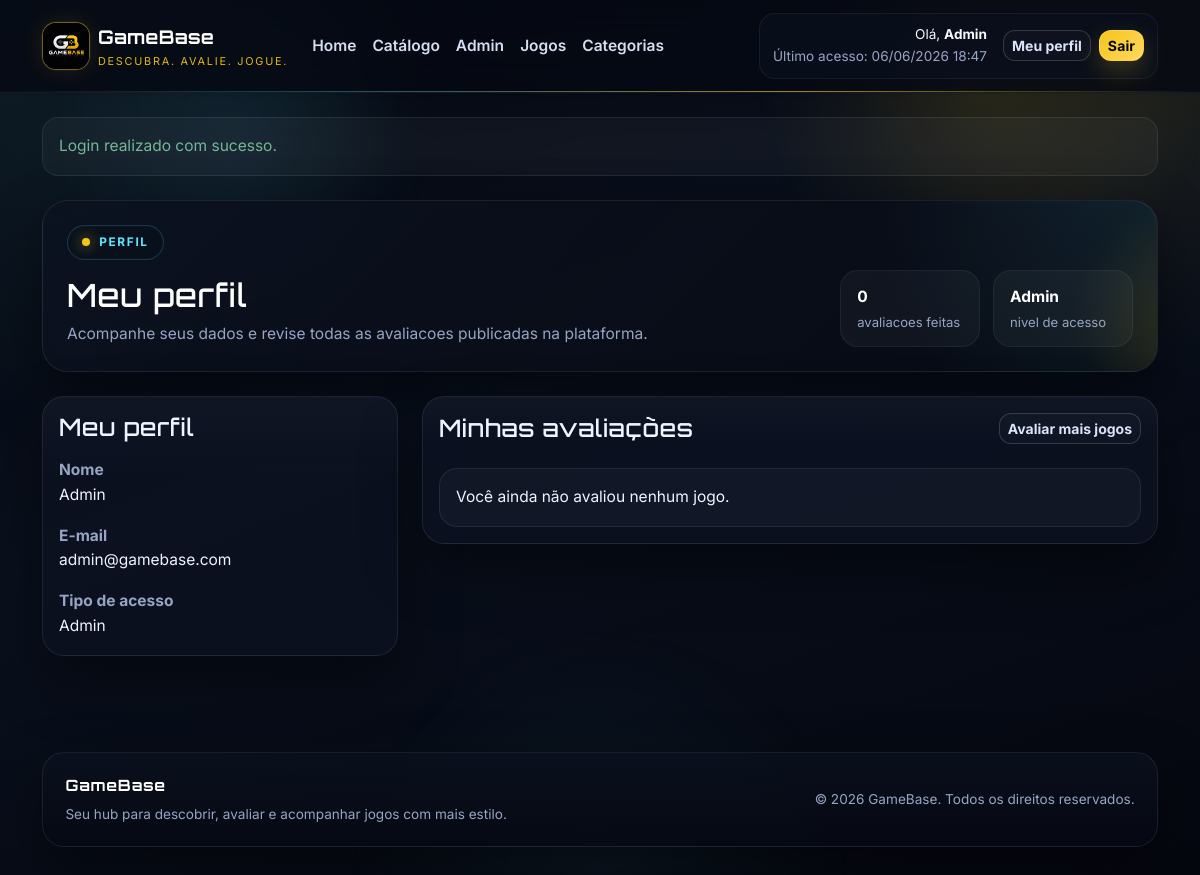
Page /index.php?page=perfil (signed in) on the committed database.
### tables this page shows
CREATE TABLE usuarios (
    id INT AUTO_INCREMENT PRIMARY KEY,
    nome VARCHAR(100) NOT NULL,
    email VARCHAR(150) NOT NULL UNIQUE,
    senha VARCHAR(255) NOT NULL,
    tipo ENUM('admin', 'usuario') DEFAULT 'usuario',
    lembrar_token VARCHAR(64) DEFAULT NULL,
    criado_em TIMESTAMP DEFAULT CURRENT_TIMESTAMP
);

### controllers/AuthController.php (called while the page is built, shortened)
<?php
class AuthController
{
    private Usuario $usuarioModel;
    private Avaliacao $avaliacaoModel;
    public function __construct()
    {
        $this->usuarioModel = new Usuario();
        $this->avaliacaoModel = new Avaliacao();
    }
    public function perfil(): void
    {
        $usuario = $this->usuarioModel->buscarPorId((int) $_SESSION['usuario_id']);
        $avaliacoes = $this->avaliacaoModel->listarPorUsuario((int) $_SESSION['usuario_id']);
        render('perfil.php', [
            'pageTitle' => 'Meu perfil',
            'usuario' => $usuario,
            'avaliacoes' => $avaliacoes,
        ]);
    }
}

### config/database.php (called while the page is built, shortened)
<?php
class Database
{
    private static ?PDO $connection = null;
    public static function getConnection(): PDO
    {
        if (self::$connection instanceof PDO) {
            return self::$connection;
        }
        $host = getenv("GAMEBASE_DB_HOST") ?: "localhost";
        $dbname = getenv("GAMEBASE_DB_NAME") ?: "gamebase";
        $username = getenv("GAMEBASE_DB_USER") ?: "root";
        $password = getenv("GAMEBASE_DB_PASS");
        $password = $password !== false ? $password : "root";
        $charset = getenv("GAMEBASE_DB_CHARSET") ?: "utf8mb4";
        $dsn = sprintf(
            "mysql:host=%s;dbname=%s;charset=%s",
            $host,
            $dbname,
            $charset
        );
        try {
            self::$connection = self::createPdo($dsn, $username, $password);
        } catch (Throwable $exception) {
            if (function_exists("debugLog")) {
                debugLog(
                    "initial",
                    "H1",
                    "config/database.php:42",
                    "database connection failed",
                    [
                        "host" => $host,
                        "database" => $dbname,
                        "errorType" => get_class($exception),
                        "errorCode" => (string) $exception->getCode(),
                        "errorMessage" => $exception->getMessage(),
                    ]
                );
            }
            if ((string) $exception->getCode() === "1049") {
                try {
                    if (function_exists("debugLog")) {
                        debugLog(
                            "post-fix",
                            "H1",
                            "config/database.php:50",
                            "database missing, starting bootstrap",
                            [
                                "host" => $host,
                                "database" => $dbname,
                                "schemaExists" => is_file(
                                    dirname(__DIR__) . "/database/gamebase.sql"
                                ),
                            ]
                        );
                    }
                    self::bootstrapDatabase(
                        $host,
                        $dbname,
                        $username,
                        $password,
                        $charset
                    );
                    self::$connection = self::createPdo(
                        $dsn,
                        $username,
                        $password
                    );
                    if (function_exists("debugLog")) {
                        debugLog(
                            "post-fix",
                            "H1",
                            "config/database.php:62",
                            "database bootstrap completed",
                            [
                                "host" => $host,
                                "database" => $dbname,
                            ]
                        );
                    }
                    return self::$connection;
                } catch (Throwable $bootstrapException) {
                    if (function_exists("debugLog")) {
                        debugLog(
                            "post-fix",
                            "H1",
                            "config/database.php:73",
                            "database bootstrap failed",
                            [
                                "host" => $host,
                                "database" => $dbname,
                                "errorType" => get_class($bootstrapException),
                                "errorCode" => (string) $bootstrapException->getCode(),
                                "errorMessage" => $bootstrapException->getMessage(),
                            ]
                        );
                    }
                    http_response_code(500);
                    die("<h1>Erro ao inicializar o banco</h1>" .
                        "<p>" .
                        htmlspecialchars(
                            "O banco gamebase nao existe e a inicializacao automatica falhou.",
                            ENT_QUOTES,
                            "UTF-8"
                        ) .
                        "</p>" .
                        "<p>" .
                        htmlspecialchars(
                            "Verifique se o MySQL esta ativo e se o arquivo database/gamebase.sql esta acessivel.",
                            ENT_QUOTES,
                            "UTF-8"
                        ) .
                        "</p>" .
                        "<p>" .
                        htmlspecialchars(
                            "Detalhe tecnico: " .
                                $bootstrapException->getMessage(),
                            ENT_QUOTES,
                            "UTF-8"
                        ) .
                        "</p>");
                }
            }
            http_response_code(500);
            $mensagem = "Nao foi possivel conectar ao banco de dados GameBase.";
            $orientacao =
                "Verifique host, nome do banco, usuario e senha em config/database.php ou nas variaveis de ambiente GAMEBASE_DB_*.";
            $credenciais = sprintf(
                "Configuracao atual: host=%s | banco=%s | usuario=%s",
                $host,
                $dbname,
                $username
            );
            $detalheTecnico = "Detalhe tecnico: " . $exception->getMessage();
            die("<h1>Erro de conexao com o banco</h1>" .
                "<p>" .
                htmlspecialchars($mensagem, ENT_QUOTES, "UTF-8") .
                "</p>" .
                "<p>" .
                htmlspecialchars($orientacao, ENT_QUOTES, "UTF-8") .
                "</p>" .
                "<p>" .
                htmlspecialchars($credenciais, ENT_QUOTES, "UTF-8") .
                "</p>" .
                "<p>" .
                htmlspecialchars($detalheTecnico, ENT_QUOTES, "UTF-8") .
                "</p>");
        }
        return self::$connection;
    }
    private static function createPdo(
        string $dsn,
        string $username,
        string $password
    ): PDO {
        return new PDO($dsn, $username, $password, [
            PDO::ATTR_ERRMODE => PDO::ERRMODE_EXCEPTION,
            PDO::ATTR_DEFAULT_FETCH_MODE => PDO::FETCH_ASSOC,
        ]);
    }
}

### models/Avaliacao.php (called while the page is built, shortened)
<?php
class Avaliacao
{
    private PDO $conn;
    public function __construct()
    {
        $this->conn = Database::getConnection();
    }
    public function listarPorUsuario(int $usuarioId): array
    {
        $stmt = $this->conn->prepare(
            '
            SELECT
                a.*,
                j.titulo AS jogo_titulo
            FROM avaliacoes a
            INNER JOIN jogos j ON j.id = a.jogo_id
            WHERE a.usuario_id = :usuario_id
            ORDER BY a.criado_em DESC
            '
        );
        $stmt->bindValue(':usuario_id', $usuarioId, PDO::PARAM_INT);
        $stmt->execute();
        return $stmt->fetchAll();
    }
}

### models/Usuario.php (called while the page is built, shortened)
<?php
class Usuario
{
    private PDO $conn;
    public function __construct()
    {
        $this->conn = Database::getConnection();
    }
    public function buscarPorId(int $id): ?array
    {
        $stmt = $this->conn->prepare('SELECT * FROM usuarios WHERE id = :id LIMIT 1');
        $stmt->bindValue(':id', $id, PDO::PARAM_INT);
        $stmt->execute();
        $usuario = $stmt->fetch();
        return $usuario !== false ? $usuario : null;
    }
}

### views/perfil.php (the view, shortened to what this page needs)
<?php
$usuario = $usuario ?? [];
$avaliacoes = $avaliacoes ?? [];
?>
<section class="mb-4">
    <div class="page-banner mb-4">
        <div class="d-flex flex-column flex-xl-row justify-content-between align-items-xl-end gap-4">
            <div>
                <span class="eyebrow-pill mb-3">Perfil</span>
                <h1 class="page-banner-title h2 mb-2">Meu perfil</h1>
                <p class="page-banner-text mb-0">Acompanhe seus dados e revise todas as avaliacoes publicadas na plataforma.</p>
            </div>
            <div class="page-banner-stats">
                <div class="page-stat">
                    <span class="page-stat-value"><?= count($avaliacoes) ?></span>
                    <span class="page-stat-label">avaliacoes feitas</span>
                </div>
                <div class="page-stat">
                    <span class="page-stat-value text-capitalize"><?= e((string) ($usuario['tipo'] ?? 'usuario')) ?></span>
                    <span class="page-stat-label">nivel de acesso</span>
                </div>
            </div>
        </div>
    </div>
    <div class="row g-4">
        <div class="col-lg-4">
            <article class="card h-100">
                <div class="card-body">
                    <h2 class="h4 mb-3">Meu perfil</h2>
                    <dl class="mb-0">
                        <dt class="text-muted">Nome</dt>
                        <dd class="mb-3"><?= e((string) ($usuario['nome'] ?? '')) ?></dd>
                        <dt class="text-muted">E-mail</dt>
                        <dd class="mb-3"><?= e((string) ($usuario['email'] ?? '')) ?></dd>
                        <dt class="text-muted">Tipo de acesso</dt>
                        <dd class="mb-0 text-capitalize"><?= e((string) ($usuario['tipo'] ?? 'usuario')) ?></dd>
                    </dl>
                </div>
            </article>
        </div>
        <div class="col-lg-8">
            <section class="card">
                <div class="card-body">
                    <div class="d-flex justify-content-between align-items-center mb-4">
                        <h2 class="h4 mb-0">Minhas avaliações</h2>
                        <a class="btn btn-outline-light btn-sm" href="<?= e(baseUrl('index.php?page=catalogo')) ?>">Avaliar mais jogos</a>
                    </div>
                    <div class="vstack gap-3">
                        <?php if ($avaliacoes === []): ?>
                            <article class="empty-state p-3">
                                <p class="mb-0">Você ainda não avaliou nenhum jogo.</p>
                            </article>
                        <?php endif; ?>
                    </div>
                </div>
            </section>
        </div>
    </div>
</section>

### rows in the picture
usuarios: tipo "Admin", nome "Admin", email "admin@gamebase.com"

### other values in the picture
$_SESSION['usuario_nome'] "Admin"
$ultimoAcesso "06/06/2026 18:47"
$flash['mensagem'] "Login realizado com sucesso."
count($avaliacoes) "0"
